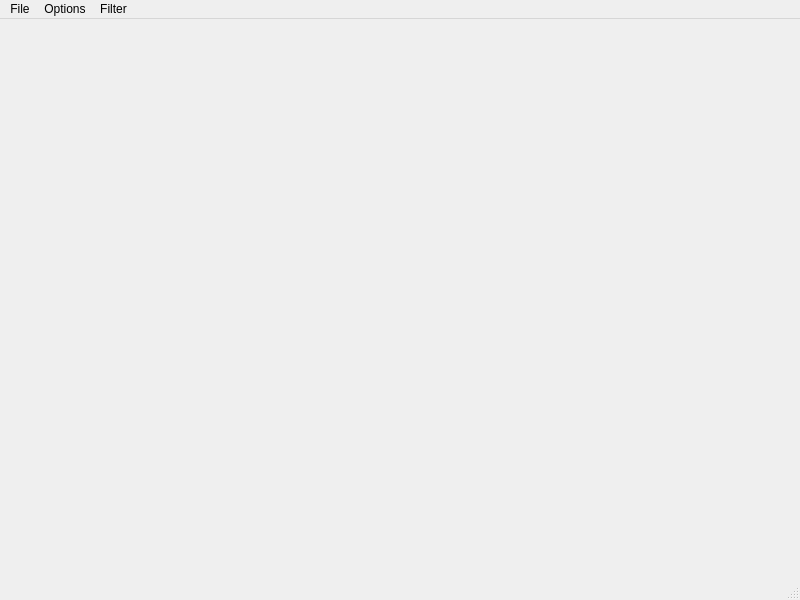
<?xml version="1.0" encoding="UTF-8"?>
<ui version="4.0">
 <class>MainWindow</class>
 <widget class="QMainWindow" name="MainWindow">
  <property name="geometry">
   <rect>
    <x>0</x>
    <y>0</y>
    <width>800</width>
    <height>600</height>
   </rect>
  </property>
  <property name="windowTitle">
   <string>MainWindow</string>
  </property>
  <widget class="QWidget" name="centralwidget"/>
  <widget class="QMenuBar" name="menubar">
   <property name="geometry">
    <rect>
     <x>0</x>
     <y>0</y>
     <width>800</width>
     <height>22</height>
    </rect>
   </property>
   <widget class="QMenu" name="menufile">
    <property name="tearOffEnabled">
     <bool>false</bool>
    </property>
    <property name="title">
     <string>File</string>
    </property>
    <addaction name="actionOpen_analisis"/>
    <addaction name="actionNew_analisis"/>
    <addaction name="actionSave_analisis"/>
    <addaction name="separator"/>
    <addaction name="actionQuit"/>
   </widget>
   <widget class="QMenu" name="menuOptions">
    <property name="title">
     <string>Options</string>
    </property>
   </widget>
   <widget class="QMenu" name="menuFilter">
    <property name="title">
     <string>Filter</string>
    </property>
   </widget>
   <addaction name="menufile"/>
   <addaction name="menuOptions"/>
   <addaction name="menuFilter"/>
  </widget>
  <widget class="QStatusBar" name="statusbar"/>
  <action name="actionOpen_analisis">
   <property name="text">
    <string>Open analisis</string>
   </property>
  </action>
  <action name="actionNew_analisis">
   <property name="text">
    <string>New analisis</string>
   </property>
  </action>
  <action name="actionSave_analisis">
   <property name="text">
    <string>Save analisis</string>
   </property>
  </action>
  <action name="actionQuit">
   <property name="text">
    <string>Quit</string>
   </property>
  </action>
 </widget>
 <resources/>
 <connections/>
</ui>
